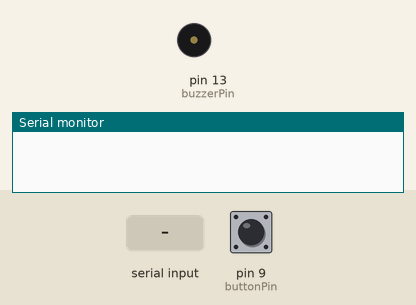
A sketch run on a simulated Arduino Uno, built with avr-gcc and run on an emulated ATmega328P. Shown: buzzer (waves = sounding), the last lines printed to the serial monitor. The test bench sets the inputs (shaded band); at power-on: pin 9 (buttonPin) LOW.

Above: at 1.2 s.
1.3 s: pin 9 (buttonPin) pulled HIGH for 0.15 s
2.9 s: "1" received over Serial
At 3.4 s:
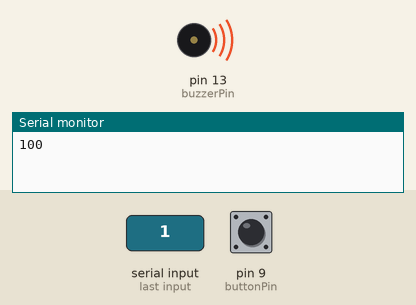
5.0 s: pin 9 (buttonPin) pulled HIGH for 1 s
Timing chart, 0 to 8.0 s (numbered marks = the images above; inputs shaded):
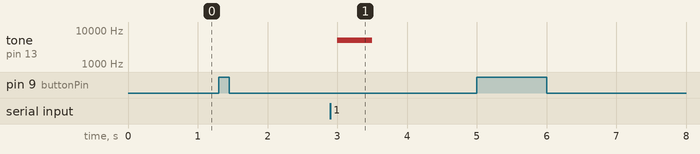

Measured:
- after the input at 2.9 s, tone on pin 13 (buzzerPin): silent → 5000 Hz after 0.10 s, → silent 0.50 s later

The sketch:

Slave.ino
```cpp
int lastButtonState = 0;
int buzzerPin = 13;
int buttonPin = 9;
int buttonState = 0;
int state = '0';
int lastState = '0';

//#include <SoftwareSerial.h>

//SoftwareSerial mySerial(0, 1);

void setup() {
  pinMode(buzzerPin, OUTPUT);
  pinMode(buttonPin, INPUT);
  noTone(buzzerPin);
  Serial.begin(38400);
  //  mySerial.begin(9600);
}

void loop() {
  if (Serial.available() > 0) {
    state = Serial.read();
    delay(100);
    //Serial.println(state);

  }
  if (state != lastState)
  {
    if (state ==  '1') {
      tone(buzzerPin, 5000);
      delay(500);
      noTone(buzzerPin);
      //state == '0';
    }
    else{
      noTone(buzzerPin);
      //      state == 0;
    }
  }
  lastState = state;

  buttonState = digitalRead(buttonPin);
  if (buttonState != lastButtonState) {
    if (buttonState == HIGH) {
      //digitalWrite(ledPin, HIGH);
      Serial.write('1');
      //Serial.println('1');
      delay(50);
      Serial.write('0');
    } else {
      //      digitalWrite(ledPin, LOW);
      Serial.write('0');
    }
    delay(50);
  }
  lastButtonState = buttonState;

}
```
